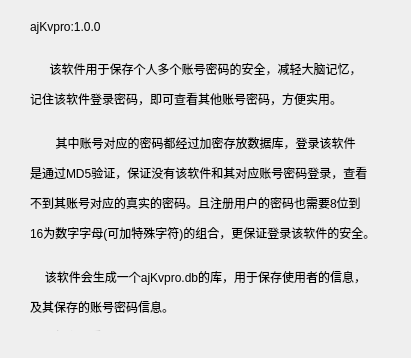
<?xml version="1.0" encoding="UTF-8"?>
<ui version="4.0">
 <class>Form_Direct</class>
 <widget class="QWidget" name="Form_Direct">
  <property name="geometry">
   <rect>
    <x>0</x>
    <y>0</y>
    <width>411</width>
    <height>358</height>
   </rect>
  </property>
  <property name="windowTitle">
   <string>Direction</string>
  </property>
  <widget class="QLabel" name="label_title">
   <property name="geometry">
    <rect>
     <x>30</x>
     <y>20</y>
     <width>351</width>
     <height>311</height>
    </rect>
   </property>
   <property name="text">
    <string>&lt;html&gt;&lt;head/&gt;&lt;body&gt;&lt;p&gt;ajKvpro:1.0.0&lt;br/&gt;&lt;/p&gt;&lt;p align=&quot;center&quot;&gt;该软件用于保存个人多个账号密码的安全，减轻大脑记忆，&lt;/p&gt;&lt;p&gt;记住该软件登录密码，即可查看其他账号密码，方便实用。&lt;br/&gt;&lt;/p&gt;&lt;p align=&quot;center&quot;&gt;其中账号对应的密码都经过加密存放数据库，登录该软件&lt;/p&gt;&lt;p&gt;是通过MD5验证，保证没有该软件和其对应账号密码登录，查看&lt;/p&gt;&lt;p&gt;不到其账号对应的真实的密码。且注册用户的密码也需要8位到&lt;/p&gt;&lt;p&gt;16为数字字母(可加特殊字符)的组合，更保证登录该软件的安全。&lt;br/&gt;&lt;/p&gt;&lt;p align=&quot;center&quot;&gt;该软件会生成一个ajKvpro.db的库，用于保存使用者的信息，&lt;/p&gt;&lt;p&gt;及其保存的账号密码信息。&lt;/p&gt;&lt;p&gt;更多信息查看readme！&lt;/p&gt;&lt;/body&gt;&lt;/html&gt;</string>
   </property>
  </widget>
 </widget>
 <resources/>
 <connections/>
</ui>
